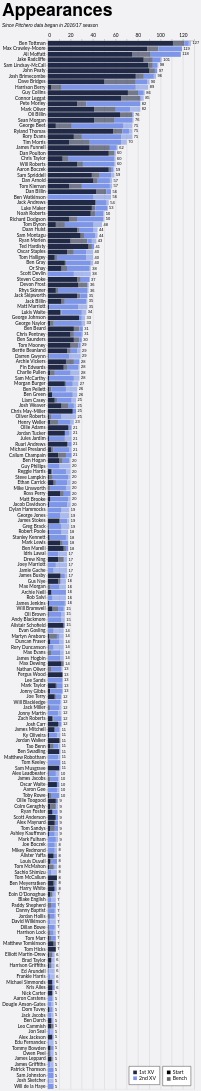

Source (Vega-Lite JSON):
### Vega-Lite specification from a JSON file in a GitHub repository (floating-point values rounded to 4 significant figures; data arrays with more than 128 entries replaced by an {"elided": "..."} marker saying what was removed)
{"config": {"axis": {"labelFont": "Lato, sans-serif", "titleFont": "PT Sans Narrow, Helvetica Neue, Helvetica, Arial, sans-serif", "labelFontSize": 13, "titleFontSize": 24, "gridColor": "#202947", "gridOpacity": 0.2}, "header": {"labelFont": "PT Sans Narrow, Helvetica Neue, Helvetica, Arial, sans-serif", "titleFont": "PT Sans Narrow, Helvetica Neue, Helvetica, Arial, sans-serif", "labelFontSize": 24, "titleFontSize": 28, "labelFontWeight": "bold", "orient": "left"}, "legend": {"labelFont": "Lato, sans-serif", "titleFont": "PT Sans Narrow, Helvetica Neue, Helvetica, Arial, sans-serif", "labelFontSize": 14, "titleFontSize": 16, "titlePadding": 5, "fillColor": "white", "strokeColor": "black", "padding": 10, "titleFontWeight": "lighter", "titleFontStyle": "italic", "titleColor": "gray", "offset": 10}, "title": {"font": "PT Sans Narrow, Helvetica Neue, Helvetica, Arial, sans-serif", "fontSize": 48, "fontWeight": "bold", "anchor": "start", "align": "center", "titlePadding": 20, "subtitlePadding": 10, "subtitleFontSize": 13, "subtitleColor": "", "subtitleFontStyle": "italic", "offset": 15, "color": "black"}, "axisX": {"labelAngle": 0}, "facet": {"title": null, "header": null, "align": {"row": "each", "column": "each"}}, "resolve": {"scale": {"y": "independent", "facet": "independent"}}, "background": "#f2f1f4"}, "layer": [{"mark": {"type": "bar"}, "encoding": {"color": {"field": "squad", "legend": {"direction": "vertical", "labelExpr": "datum.value + ' XV'", "orient": "bottom-right", "title": null}, "scale": {"domain": ["1st", "2nd"], "range": ["#202946", "#7d96e8"]}, "sort": ["1st", "2nd"], "type": "nominal"}, "opacity": {"field": "start", "legend": {"direction": "vertical", "orient": "bottom-right", "title": null}, "scale": {"domain": ["Start", "Bench"], "range": [1.0, 0.6]}, "sort": ["Start", "Bench"], "type": "nominal"}, "order": {"field": "stack_order", "sort": "ascending", "type": "quantitative"}, "tooltip": [{"field": "player", "title": "Player", "type": "nominal"}, {"field": "squad", "title": "Squad", "type": "nominal"}, {"field": "start", "title": "Selection", "type": "nominal"}, {"aggregate": "sum", "field": "games", "title": "Games", "type": "quantitative"}, {"aggregate": "max", "field": "player_total", "title": "Total", "type": "quantitative"}], "x": {"aggregate": "sum", "axis": {"orient": "top", "title": null}, "field": "games", "type": "quantitative"}, "y": {"field": "player", "sort": {"field": "player_total", "op": "max", "order": "descending"}, "title": null, "type": "nominal"}}}, {"mark": {"type": "text", "align": "left", "baseline": "middle", "color": "black", "dx": 4, "fontSize": 11}, "encoding": {"text": {"field": "total_games", "format": ".0f", "type": "quantitative"}, "x": {"axis": {"orient": "top", "title": null}, "field": "total_games", "type": "quantitative"}, "y": {"field": "player", "sort": {"field": "player_total", "op": "max", "order": "descending"}, "title": null, "type": "nominal"}}, "transform": [{"aggregate": [{"op": "sum", "field": "games", "as": "total_games"}, {"op": "max", "field": "player_total", "as": "player_total"}], "groupby": ["player"]}]}], "data": {"name": "data-58330111e4a719ab82ebfa1f1ffc3340"}, "height": {"step": 15}, "params": [{"name": "seasonParam", "value": []}, {"name": "gameTypesParam", "value": []}, {"name": "squadParam", "value": "All"}, {"name": "positionsParam", "value": []}, {"name": "minAppsParam", "value": 5}], "title": {"text": "Appearances", "subtitle": "Since Pitchero data began in 2016/17 season"}, "transform": [{"filter": "length(seasonParam) === 0 || indexof(seasonParam, datum.season) >= 0"}, {"filter": "length(gameTypesParam) === 0 || indexof(gameTypesParam, datum.game_type) >= 0"}, {"filter": "squadParam === \"All\" || datum.squad === squadParam"}, {"filter": "length(positionsParam) === 0 || indexof(positionsParam, datum.position) >= 0"}, {"joinaggregate": [{"op": "sum", "field": "games", "as": "player_total"}], "groupby": ["player"]}, {"filter": "datum.player_total >= minAppsParam"}], "width": 400, "$schema": "https://vega.github.io/schema/vega-lite/v5.20.1.json", "datasets": {"data-58330111e4a719ab82ebfa1f1ffc3340": {"elided": "2361 records"}}}
